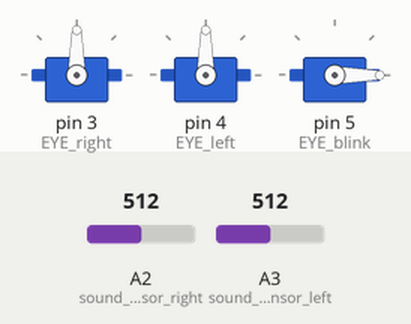
A sketch run on a simulated Arduino Uno, built with avr-gcc and run on an emulated ATmega328P. Shown: 3 × servo. The test bench sets the inputs (shaded band); at power-on: A2 (sound_sensor_right) = 512, A3 (sound_sensor_left) = 512.

Above: at 4.5 s.
4.6 s: A2 (sound_sensor_right) set to 213
13.9 s: A2 (sound_sensor_right) set to 191
At 23.3 s:
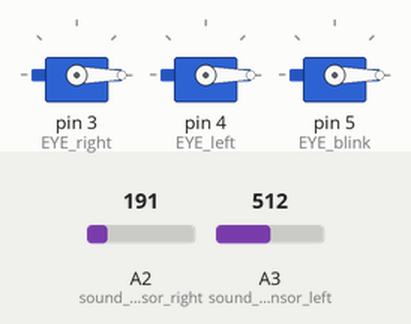
23.9 s: A3 (sound_sensor_left) set to 190
At 26.8 s:
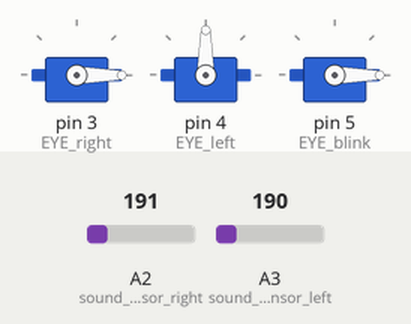
33.6 s: A3 (sound_sensor_left) set to 210
At 35.4 s:
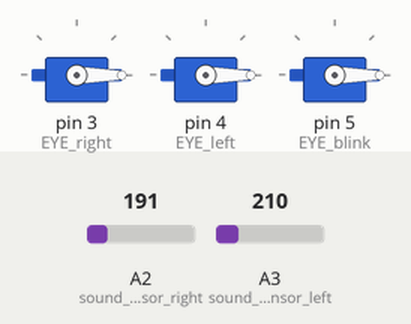
39.4 s: A3 (sound_sensor_left) set to 183
At 44.7 s:
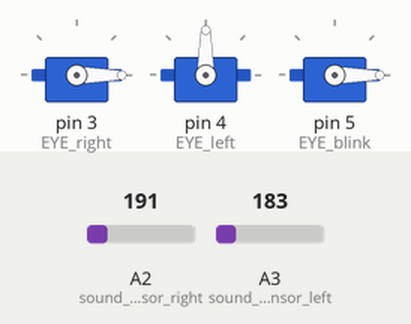
Timing chart, 0 to 46.2 s (numbered marks = the images above; inputs shaded):
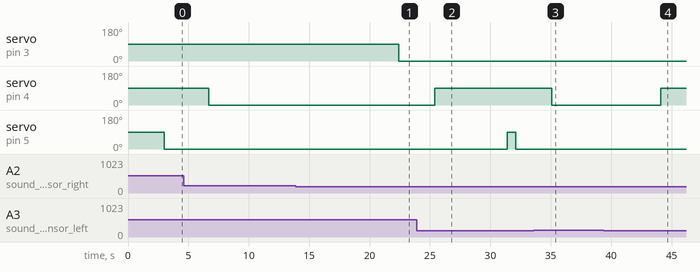

Measured:
- the behaviour switches between 200 and 199 on A2 (sound_sensor_right) (found by bisection; images 0 and 1)
- the behaviour switches between 200 and 199 on A3 (sound_sensor_left) (found by bisection; images 3 and 4)
- after the input at 13.9 s, servo on pin 3 (EYE_right): 90° → 0° after 8.5 s
- after the input at 23.9 s, servo on pin 4 (EYE_left): 0° → 90° after 1.5 s; servo on pin 5 (EYE_blink): 0° → 90° after 7.5 s, → 0° 0.70 s later
- after the input at 33.6 s, servo on pin 4 (EYE_left): 90° → 0° after 1.5 s
- after the input at 39.4 s, servo on pin 4 (EYE_left): 0° → 90° after 4.7 s

The sketch:

Nandans_new_proj.ino
```cpp
#include<Servo.h>

Servo EYE_right;
Servo EYE_left;
Servo EYE_blink;


const int sound_sensor_right = A2;
const int sound_sensor_left = A3;
const int threshold=200;
int Blink_time = 700;
int Rotate_time = 3000;

void setup() {
  pinMode(sound_sensor_right, INPUT); //Setting the pin to input for reading data
  pinMode(sound_sensor_left, INPUT);

  EYE_right.attach(3);
  EYE_left.attach(4);
  EYE_blink.attach(5);
}

void loop()
{
    EYE_Blink_loop();
    EYE_Right_loop();
    EYE_Left_loop();
}

void EYE_Blink_loop()
  {
    int sound_right=analogRead(sound_sensor_right);
    int sound_left=analogRead(sound_sensor_left);

    delay(Rotate_time);

    if (sound_right<=threshold) {

       if (sound_left<=threshold){

          EYE_blink.write(90);
          delay(Blink_time);
          EYE_blink.write(0);
       }
    }
    else{
      EYE_blink.write(0);
      delay(Blink_time);
}
  }

void EYE_Right_loop()
  {
    int sound_right=analogRead(sound_sensor_right);

    if (sound_right>=threshold) {

          EYE_right.write(90);
          delay(Rotate_time);

    }
    else{
      EYE_right.write(0);
      delay(Rotate_time);
}
  }

 void EYE_Left_loop()
  {
    int sound_left=analogRead(sound_sensor_left);

    if (sound_left>=threshold) {

          EYE_left.write(0);
          delay(Rotate_time);

    }
    else{
      EYE_left.write(90);
      delay(Rotate_time);
}
  }

  //servo eye part complete
//arduino talking will be soon added
```
